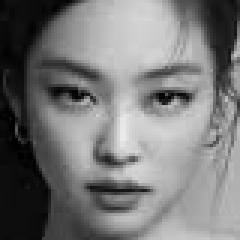
#> input picture olivetti/facedata/1/1.jpg, 80 x 80 px (shown 3 times larger)
$ python facedetection.py olivetti/facedata/1/1.jpg olivetti/facedata/1/10.jpg
#> lines starting #> are read from the running program, lines starting #| are printed output that depends on the picture; after the words box and inside, x2 and y2 are one past the last pixel; in counts of white or black regions, pixels touching at a corner belong together
# -*- coding: utf-8 -*-

import cv2
import sys

# 사용자 입력
imagePath = sys.argv[1]
# cascPath = sys.argv[2]
cascPath = "haarcascade_frontalface_default.xml"

# Create the haar cascade
faceCascade = cv2.CascadeClassifier(cascPath)

from datetime import datetime

start_time = datetime.now()

# 계산 반복 횟수 (한번만 처리하려면 아래를 1로 하거나 for문을 제거하세요)
iteration_count = 100
for cnt in range(0, iteration_count):

    # Read the image
    image = cv2.imread(imagePath)
#> image is the input picture: shape (80, 80, 3); min 0, max 235, mean 120.1
    gray = cv2.cvtColor(image, cv2.COLOR_BGR2GRAY)

    # Detect faces in the image
    faces = faceCascade.detectMultiScale(
        gray,
        scaleFactor=1.1,  # 이미지에서 얼굴 크기가 서로 다른 것을 보상해주는 값
        minNeighbors=5,  # 얼굴 사이의 최소 간격(픽셀)입니다
        minSize=(30, 30),  # 얼굴의 최소 크기입니다
    )
#> faces = [[8, 6, 66, 66]]

    # 검출된 얼굴 주변에 사각형 그리기
    for (x, y, w, h) in faces:
        cv2.rectangle(image, (x, y), (x + w, y + h), (0, 255, 0), 2)
#> this loop made 1 pass
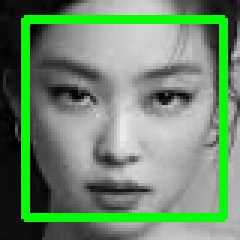
#> image: shape (80, 80, 3) (shown 3 times larger); 12.31% of pixels changed, all inside (x1, y1, x2, y2) = (7, 5, 76, 74)

end_time = datetime.now()
elapsed_time = end_time - start_time
average_time = elapsed_time / iteration_count

print
"Elapsed Time: %s sec" % elapsed_time
print
"Average Time: %s sec" % average_time

# 얼굴을 검출한 이미지를 화면에 띄웁니다
cv2.imshow("Face Detected", image)

# 아무 키나 누르면 빠져나옵니다
cv2.waitKey(0)
